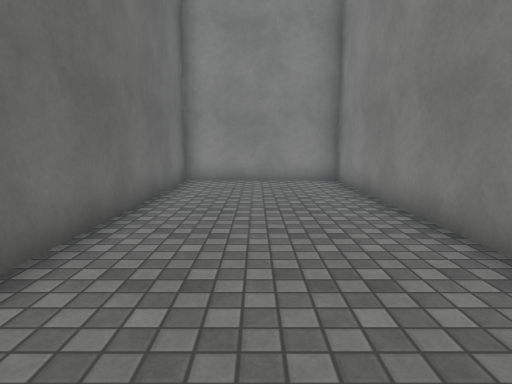
[1] (above)

18 first-person views from a walk through a Unity game level. The camera is 1.2 m above the floor, tilts 8° down and sees 75° across. The floor is counted in squares, 1 m on a side. Each view is taken from the middle of a square. On the plan, view 1 faces up. The plan holds only what a view shows up to about 14 squares ahead; the rest is blank. The place goes on beyond the plan. The player character is not drawn. Surface patterns are stand-ins for the level's own textures.

[2]
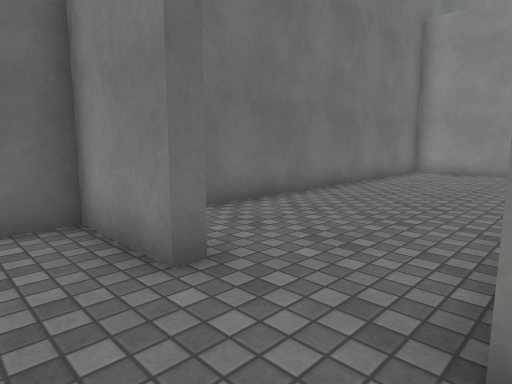

[3]
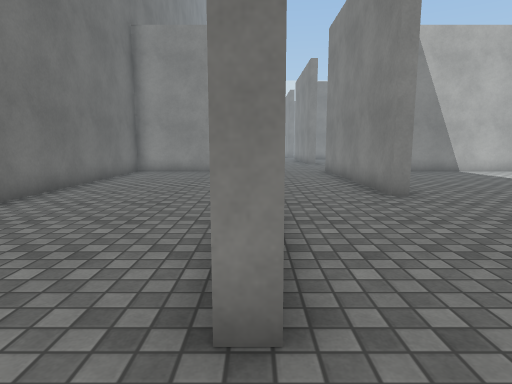

[4]
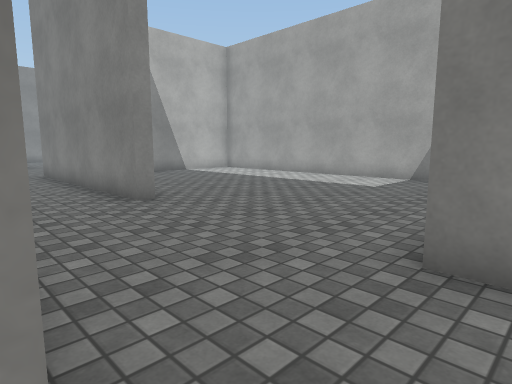

[5]
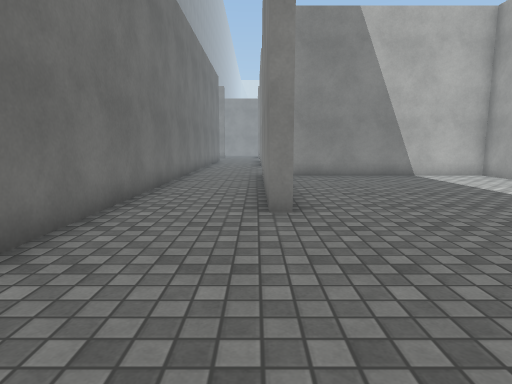

[6]
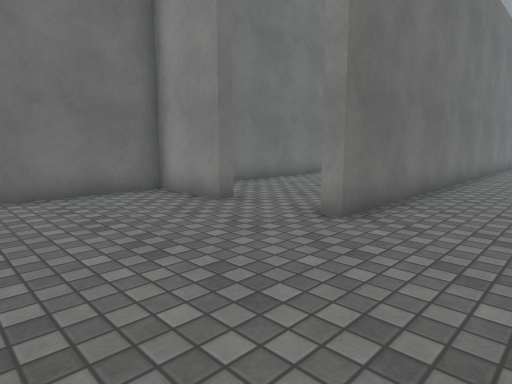

[7]
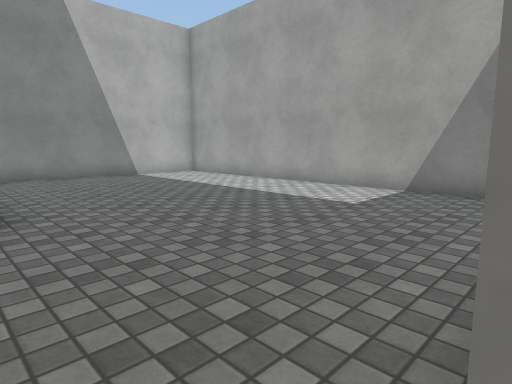

[8]
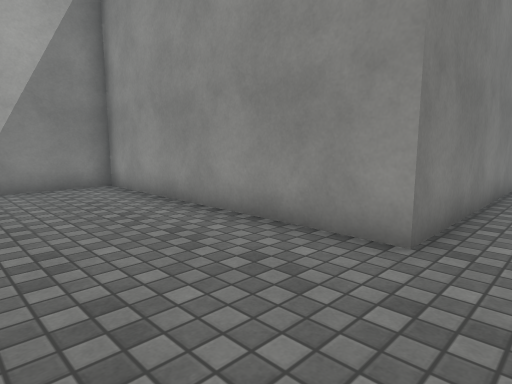

[9]
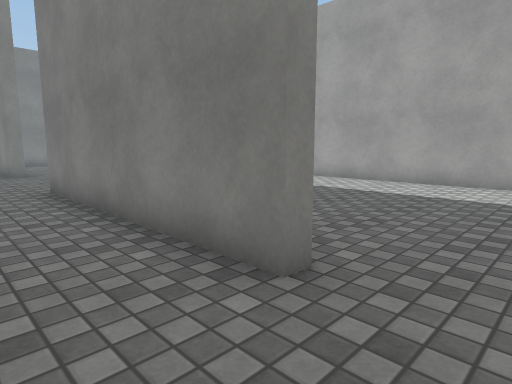

[10]
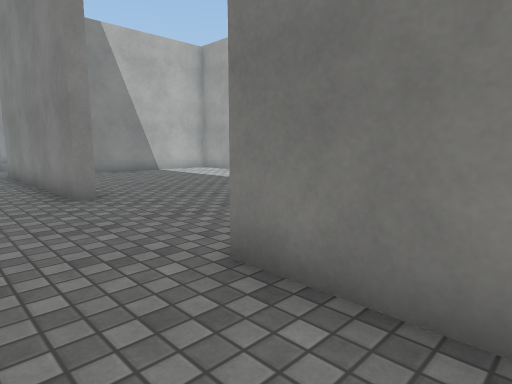

[11]
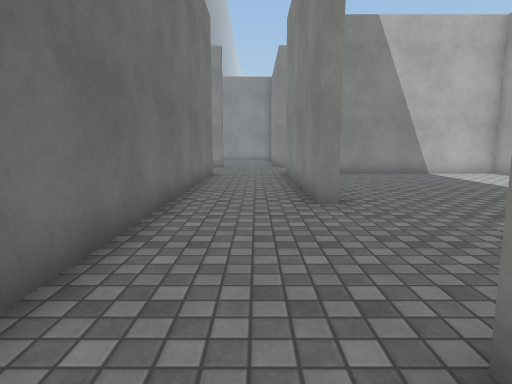

[12]
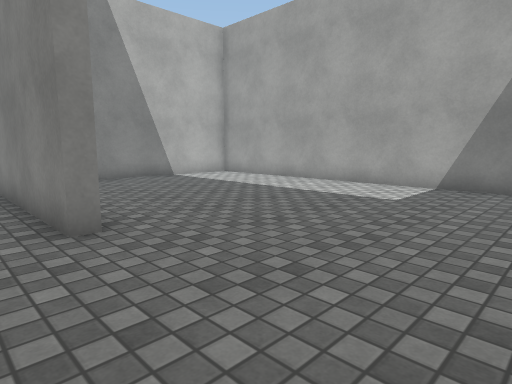

[13]
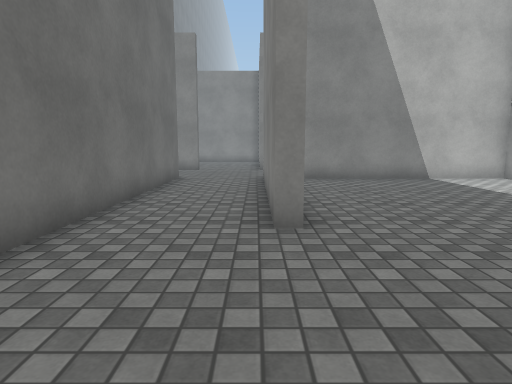

[14]
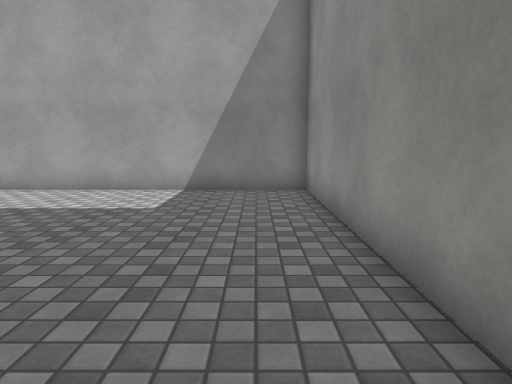

[15]
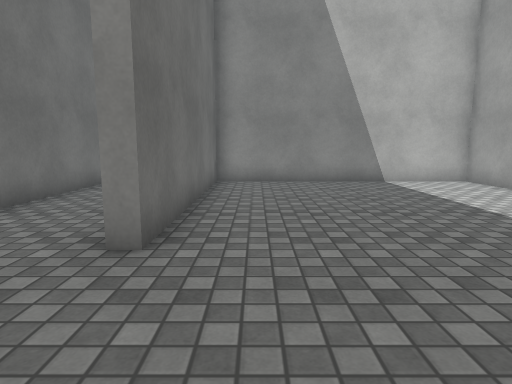

[16]
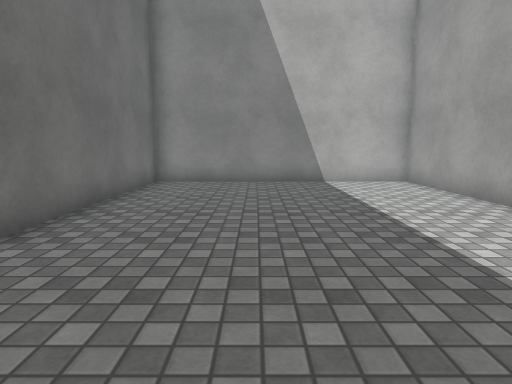

[17]
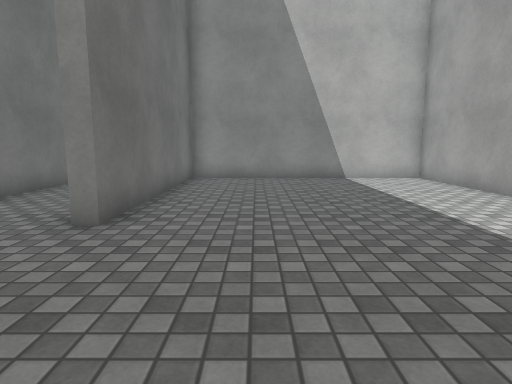

[18]
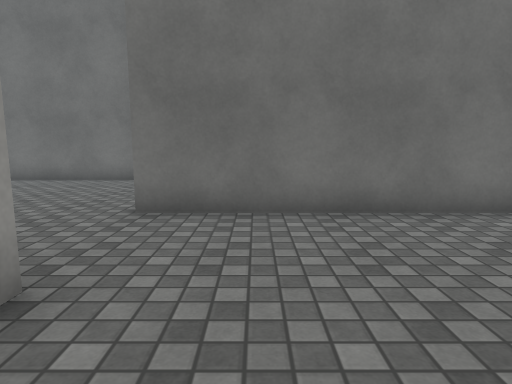

### Floor plan
Points are (right, up) in squares from view 1. A wall is a line through its corners. A room is listed if a view was taken in it or the views show most of it. See-through windows are left out.
Room 1 (view 1)
walls: (2.7, 3.5) (2.7, 11.2) (-2.4, 11.2) (-2.4, 0); (0.2, -1.9) (0.2, -2.4)
ways out: opening at (1.5, -2) to room 2
Room 2 (views 2, 3, 4, 5, 6, 7, 8, 9, 10, 11, 12, 13, 14, 17, 18)
walls: (0.2, -2.4) (-2.4, -2.4) (-2.4, -7.5); (6.2, -7.5) (6.2, -1.9) (15, -1.9) (15, 11.2) (6.7, 11.2) (6.7, 3.9) (6.2, 3.9) (6.2, 11.8); (3.2, 12.5) (3.2, -2.1) (2.6, -2.1)
ways out: opening at (1.5, -2) to room 1; opening at (5, 12.3) to room 3
Room 3 (views 15, 16)
walls: (7.6, 11.6) (15, 11.6) (15, 24.1) (6.7, 24.1) (6.7, 16.7) (6.2, 16.7) (6.2, 24.5); (3.2, 24.2) (3.2, 12.5)
ways out: opening at (5, 12.3) to room 2; gap at (3, 24)

Where each view was taken, in squares from view 1:
view 1: 0 up, 0 right, facing up
view 2: 4 down, 3 right, facing up-left
view 3: 4 down, 3 right, facing up
view 4: 3 down, 3 right, facing up-right
view 5: 2 down, 6 right, facing up
view 6: 7 down, 6 right, facing up-left
view 7: 2 down, 6 right, facing up-right
view 8: 2 up, 5 right, facing down-right
view 9: 2 up, 4 right, facing up-right
view 10: 9 up, 4 right, facing up-right
view 11: 10 up, 5 right, facing up
view 12: 12 up, 5 right, facing up-right
view 13: 12 up, 6 right, facing up
view 14: 13 up, 6 right, facing right
view 15: 13 up, 8 right, facing up
view 16: 13 up, 10 right, facing up
view 17: 1 down, 9 right, facing up
view 18: 0 up, 9 right, facing left
